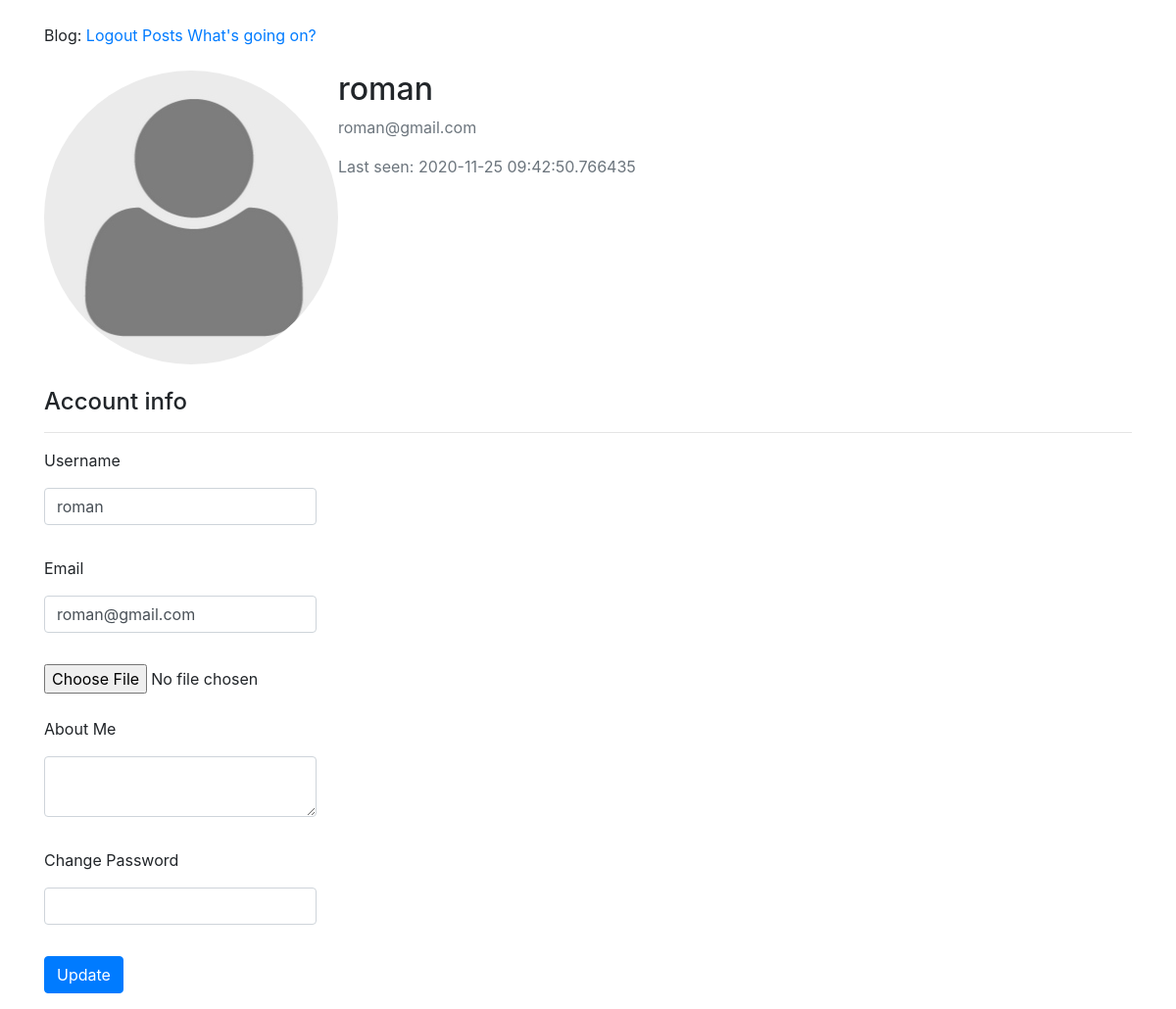
The app's page /account (signed in) with its own data.
### app/models.py (models this page shows, shortened)
class User(UserMixin, db.Model):
    id = db.Column(db.Integer, primary_key=True)
    username = db.Column(db.String(64), index=True, unique=True)
    email = db.Column(db.String(120), index=True, unique=True)
    image_file = db.Column(db.String(20), nullable=False, default = 'default.jpg')
    about_me = db.Column(db.String(200), nullable=True)
    last_seen = db.Column(db.DateTime, default=datetime.utcnow)
    password_hash = db.Column(db.String(128))
    posts = db.relationship('Post', backref='author', lazy='dynamic')

### app/views.py (the view)
@app.route('/account', methods=['GET', 'POST'])
@login_required
def account():
    form = UpdateAccountForm()
    if form.validate_on_submit():
        if form.picture.data:
            picture_file = save_picture(form.picture.data)
            current_user.image_file = picture_file
        current_user.username = form.username.data
        current_user.email = form.email.data
        current_user.about_me = form.about_me.data
        current_user.set_password(form.password.data)
        db.session.commit()
        flash('Your account has been updated!', 'success')
        return redirect(url_for('account'))
    elif request.method == 'GET':
        form.username.data = current_user.username
        form.email.data = current_user.email
        form.about_me.data = current_user.about_me
        form.password.data = current_user.password_hash
    image_file = url_for('static', filename=f'profile_pics/{current_user.image_file}')
    return render_template('account.html', title='Account', image=image_file, form=form)

### app/forms.py (shortened to what this page needs)
class UpdateAccountForm(FlaskForm):
    username = StringField('Username', validators=[Length(min=4, max=25,
                                              message='This field length must be between 4 and 25 characters'),
                                              DataRequired('This field is required'),
                                              Regexp('^[A-Za-z][A-Za-z0-9_.]*$', 0,
                                              'Username must have only '
                                              'letters, numbers, dots or '
                                              'underscores')])
    email = StringField('Email', validators=[DataRequired(), Email()])
    picture = FileField('Update Picture', validators=[FileAllowed(['jpg', 'png'])])
    about_me = TextAreaField('About Me', validators=[Length(min=0, max=200)])
    password = PasswordField('Change Password', validators=[Length(min=6, message='This field length must be more 5 characters')])
    submit = SubmitField('Update')

### app/models.py (called while the page is built)
@login.user_loader
def load_user(id):
    return User.query.get(int(id))

### app/views.py (called while the page is built)
@app.before_request
def before_request():
    if current_user.is_authenticated:
        current_user.last_seen = datetime.utcnow()
        db.session.commit()

### app/templates/account.html (shortened to what this page needs)
{% extends "base.html" %}
{% from "_render_field.html" import render_field %}
{% block content %}
    <br>
    <div class="content-section">
        <div class="media">
            <img class="rounded-circle account-img" src="{{image}}">
            <div class="media-body">
                <h2 class="account-heading">{{ current_user.username }}</h2>
                <p class="text-secondary">{{ current_user.email }}</p>
                <p class="text-secondary">Last seen: {{ current_user.last_seen }}</p>
            </div>
        </div>
        <br>
        <form method="POST" action="{{url_for('account', next=request.args.get('next'))}}" enctype="multipart/form-data">
            <p class="h4">Account info</p>
            <hr>
            <div class="md-form form-group w-25">
                {{ render_field(form.username) }}
                {{ render_field(form.email) }}
                {{ form.picture }}<br><br>
                {{ render_field(form.about_me) }}
                {{ render_field(form.password) }}
                {{ form.submit(class_="btn btn-primary") }}
            </div>
        </form>
    </div>
{% endblock %}

### app/templates/_render_field.html
{% macro render_field(field) %}
 <label>{{ field.label }}</label>
{% if field.errors %}
<dd>{{ field(class_="form-control", style="background-color: red;", **kwargs) | safe }}
        <ul>
        {% for error in field.errors %}
        <li  class="list-group-item list-group-item-danger"> {{error}} </li>
        {% endfor %}
        </ul>
{% else %}
<dd> {{ field(class_="form-control", **kwargs) | safe }} </dd>
<br>
{% endif %}
{% endmacro %}

### records on screen
User: username "roman", email "roman@gmail.com", last_seen "2020-11-25 09:42:50.766435"

### other values on screen
{{ field.label }} "Username Email About Me Change Password"
